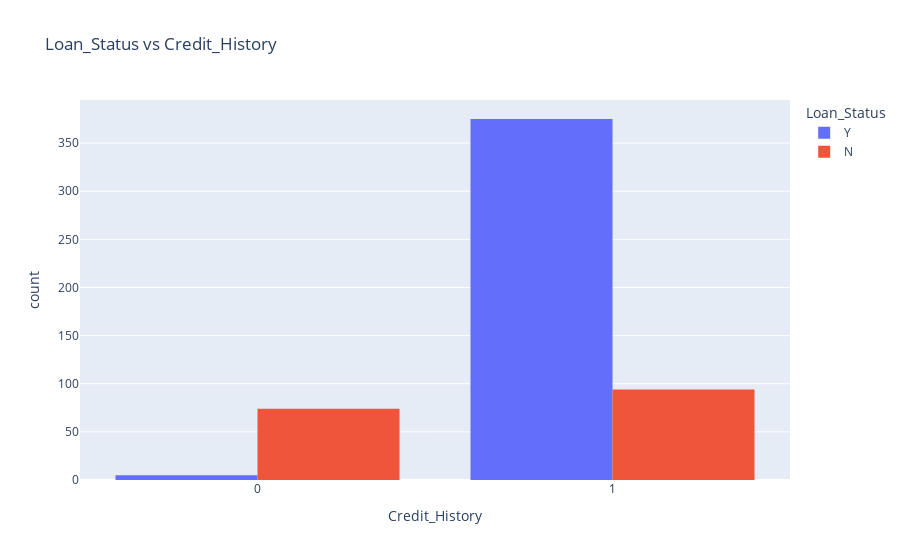

This figure's notebook cell:
### Code cell
fig_credit_history = px.histogram(df, x='Credit_History', color='Loan_Status', barmode= 'group', title='Loan_Status vs Credit_History')
fig_credit_history.show()

### Figure 1 — Plotly figure (JSON) as saved in the notebook; plotly's stock layout.template omitted (floating-point values rounded to 4 significant figures; data arrays with more than 128 entries replaced by an {"elided": "..."} marker saying what was removed)
{"data": [{"alignmentgroup": "True", "bingroup": "x", "hovertemplate": "Loan_Status=Y<br>Credit_History=%{x}<br>count=%{y}<extra></extra>", "legendgroup": "Y", "marker": {"color": "#636efa", "pattern": {"shape": ""}}, "name": "Y", "offsetgroup": "Y", "orientation": "v", "showlegend": true, "type": "histogram", "x": {"elided": "380 int values"}, "xaxis": "x", "yaxis": "y"}, {"alignmentgroup": "True", "bingroup": "x", "hovertemplate": "Loan_Status=N<br>Credit_History=%{x}<br>count=%{y}<extra></extra>", "legendgroup": "N", "marker": {"color": "#EF553B", "pattern": {"shape": ""}}, "name": "N", "offsetgroup": "N", "orientation": "v", "showlegend": true, "type": "histogram", "x": {"elided": "168 int values"}, "xaxis": "x", "yaxis": "y"}], "layout": {"barmode": "group", "legend": {"title": {"text": "Loan_Status"}, "tracegroupgap": 0}, "title": {"text": "Loan_Status vs Credit_History"}, "xaxis": {"anchor": "y", "domain": [0, 1], "title": {"text": "Credit_History"}}, "yaxis": {"anchor": "x", "domain": [0, 1], "title": {"text": "count"}}}}
